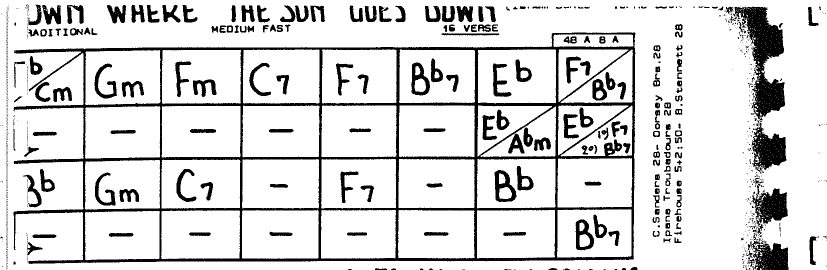
#> input picture apps/displayer/crops/110_01_DOWN_WHERE_THE_SUN_GOES_DOWN.png, 1654 x 540 px (shown at 1/2 size)
$ python melody_straightener.py ../../apps/displayer/crops
#> lines starting #> are read from the running program, lines starting #| are printed output that depends on the picture; after the words box and inside, x2 and y2 are one past the last pixel; in counts of white or black regions, pixels touching at a corner belong together
#> in process_crop, `gray = cv2.imread(path, cv2.IMREAD_GRAYSCALE)`: gray: shape (540, 1654); 85.2% white; 938 black regions (715 under 20 px), largest, box (x1, y1, x2, y2) and area: (27, 65, 1271, 528) 52912, (1465, 13, 1570, 245) 10081, (1503, 246, 1573, 347) 3900
### pipelines/chords/crop_tunes.py
#!/usr/bin/env python3
"""
crop_tunes.py  -  Crop individual jazz tunes from scanned chord-grid pages
=========================================================================

Source material: "Anthologie des grilles de jazz" style pages where several
tunes are stacked vertically. Each tune has a large hand-lettered TITLE in
capitals (NOT inside a box), a small genre/tempo sub-header, then a grid of
chord boxes, and a per-tune column of discography references on the right.

The scans are 1-bit (bilevel), ~235 ppi, with no higher-quality source.

WHAT IS RELIABLE (done automatically)
  * Splitting a page into tunes and naming them, GIVEN the book index (--index).
    The script is "index-driven": the index lists exactly which titles are on
    each printed page, so the image is only used to LOCATE each known title.
    It detects candidate title bands, then aligns the page's known titles to
    them in order. Benefits:
      - a title whose hand-lettering won't OCR is still placed by its position
        in the known sequence (e.g. between its neighbours);
      - chord rows misread as titles align to nothing and are ignored;
      - tunes with several grid blocks are not over-split;
      - the exact spelling comes from the index.
    Detection is resolution-independent (every page is normalised to a working
    width internally; crops are still saved at native resolution).

  * Without --index the script falls back to pure geometry + fuzzy OCR, which is
    much less reliable on this hand-lettering. Supplying the index is strongly
    recommended.

WHAT STILL NEEDS A GLANCE
  * Each placed title carries a confidence; low ones are flagged review=yes in
    the manifest. Titles placed purely by sequence position (OCR unreadable)
    show low confidence even when correct, so a quick scan of flagged rows is
    worthwhile. The printed PAGE NUMBER is supplied via --start-page (the index
    is keyed on it), not read from the scan.

USAGE
  Step 1  detect + crop + match titles to the index:
      python pipelines/chords/crop_tunes.py page341_Riverboat.pdf \
             --out data/chords/01_crops --start-page 340 --no-sidebar \
             --index sources/AGJ_index.pdf

  Step 2  open data/chords/01_crops/manifest.csv, check the rows with review=yes
          (fix the 'title' column only if wrong), then apply the final filenames:
      python pipelines/chords/crop_tunes.py --apply data/chords/01_crops/manifest.csv

  Process the whole book by giving each PDF its correct --start-page into the
  same --out folder; the manifest accumulates across runs.

RESUMABLE / RE-ENTRANT
  Progress is checkpointed to manifest.csv after every page (atomic write), and
  pages are extracted one at a time. If the run is cancelled or killed, just run
  the SAME command again: pages whose crops already exist are skipped and it
  continues from where it stopped. Delete a crop (or the manifest) to force the
  affected page(s) to be redone.

OPTIONS
  --index PATH       book index PDF/.txt; titles are matched to it (recommended)
  --page-window N    also match against +/-N neighbouring index pages (use 1 if
                     printed page numbers might be off by one). Default 0.
  --review-below F   flag titles with match confidence below F (default 0.55)
  --out DIR          output directory (default data/chords/01_crops)
  --start-page V     printed number of the FIRST page of each PDF ('auto' =
                     digits from the filename). Incremented per page.
  --format png|pdf   output format for crops (default png)
  --no-sidebar       crop to the chord-grid only, excluding the right-hand
                     discography column (default: include it).
  --full-width       no horizontal cropping at all: keep the full page width
                     (discography column + both margins). Vertical cuts only.
  --keep-crossref    A gridless index entry BETWEEN two tunes (a redirect line
                     such as "AH LEU CHA -> I GOT RHYTHM") is always cropped on
                     its own -- it is a real index title and must not bleed into
                     a neighbour. This flag additionally keeps a gridless entry
                     that is the LAST on the page (e.g. "X -> SEE PAGE 26"),
                     which otherwise runs over the footer. Default: skip those.
  --pad PX           padding added around each crop (default 12)
  --scale F          rescale output crops by factor F (default 1.0 = native).
  --debug            also write *_debug.png overlays showing detected regions.

MANIFEST COLUMNS
  title      final title used for the filename (from the index when matched)
  conf       match confidence 0..~1 (higher = surer)
  review     'yes' when conf is low and the title is worth a human glance
  ocr_raw    what the title OCR actually read (for debugging)
  alt_title  full index entry incl. any (parenthetical) alternate title

USAGE
  python pipelines/chords/crop_tunes.py sources/AGJ.pdf --out data/chords/01_crops \
         --start-page 7 --full-width --index sources/AGJ_index.pdf
"""
import argparse, csv, os, re, sys, subprocess, tempfile, time, shutil

_START = time.time()


def log(msg=""):
    """Print a timestamped status line immediately (unbuffered)."""
    print(f"[{time.time() - _START:6.1f}s] {msg}", flush=True)
import numpy as np
import cv2

try:
    import pytesseract
    HAVE_TESS = True
except Exception:
    HAVE_TESS = False


# [114 lines left out: functions write_png_1bit, count_pages, extract_page, pdf_page_images, not called in this run]


def to_ink(gray):
    """Return (gray_black_on_white, ink_mask) with ink=255.
    Handles the inverted-stencil polarity (white ink on black)."""
    g = gray.copy()
    if g.mean() < 110:            # mostly dark -> stencil is inverted
        g = 255 - g
    _, ink = cv2.threshold(g, 128, 255, cv2.THRESH_BINARY_INV)
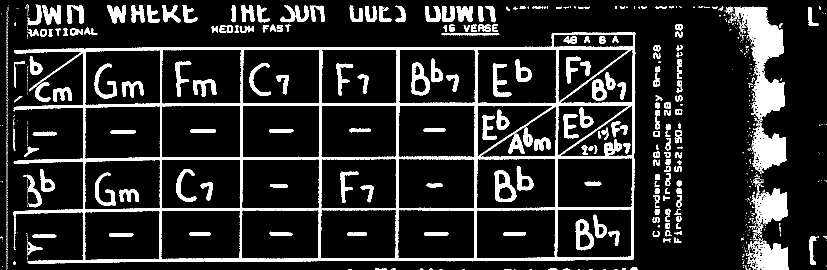
#> ink: shape (540, 1654) (shown at 1/2 size); 14.8% white; 938 white regions (715 under 20 px), largest, box (x1, y1, x2, y2) and area: (27, 65, 1271, 528) 52912, (1465, 13, 1570, 245) 10081, (1503, 246, 1573, 347) 3900
    return g, ink


def _open(mask, kx, ky):
    return cv2.morphologyEx(mask, cv2.MORPH_OPEN,
                            cv2.getStructuringElement(cv2.MORPH_RECT, (kx, ky)))


# --- chord-grid block detection (calibrated for the working width) ----------
# The 1-bit scans frequently have broken/dotted grid rules, so a long horizontal
# opening kernel (the old 150 px) erased whole rows and the grid went undetected
# -- which in turn produced bogus title bands and badly truncated crops. A
# shorter kernel + lower row threshold tolerates the breaks and recovers one
# clean block per tune. The vertical kernel stays long so hand-lettered TITLE
# strokes (~55-75 px) are never mistaken for grid rules.
_GRID_HK = 90        # min horizontal grid-rule length (px) for block detection
_GRID_VK = 85        # min vertical grid-rule length (px)
_GRID_THR = 0.06     # fraction of content width showing grid structure in a row
_GRID_CLOSE = 54     # bridge vertical gaps (px) between grid rows of one block


# [204 lines left out: functions grid_row_mask, grid_blocks_from_mask, content_x_bounds, grid_right_edge, _tallest_run, detect_tunes and 1 more, not called in this run]


# ----------------------------------------------------------------------------
# Title index (from the book's alphabetical index PDF) + fuzzy matching
# ----------------------------------------------------------------------------
from difflib import SequenceMatcher

_LEAD = re.compile(r'^(.+?)\s*\.{2,}\s*(\d{1,3})\s*$')        # TITLE .... 123
_GLUE = re.compile(r"^(.+?[A-Za-z\)\'\?!])(\d{1,3})\s*$")     # TITLE123 (no dots)
_ONLYNUM = re.compile(r'^\d{1,3}$')


# [87 lines left out: functions _index_columns, load_index, not called in this run]


def _squash(s):
    return re.sub(r"[^A-Z]", "", s.upper())


# [37 lines left out: functions _title_score, match_titles, not called in this run]


def main_title(full):
    """The part used for the filename: drop a trailing parenthetical alt-title."""
    return re.split(r'\s*\(', full, 1)[0].strip() or full


# ----------------------------------------------------------------------------
# INDEX-DRIVEN detection
# ----------------------------------------------------------------------------
# The index lists exactly which titles are on a page, in order. We detect
# candidate title bands generously, then align the known titles to those bands
# (order-preserving). Extra bands (chord rows) align to nothing; a title whose
# OCR failed is still placed by its position in the known sequence. This is far
# more robust than letting page geometry decide how many tunes exist.
# ----------------------------------------------------------------------------
# [547 lines left out: functions _grid_blocks, _title_bands, candidate_bands, align_titles_to_bands, refine_title_top, detect_indexed and 6 more, not called in this run]


# [2 lines that do not run on import are left out]

### pipelines/melody/melody_straightener.py
#!/usr/bin/env python3
"""
melody_straightener.py  -  Stage 1: staff detection & per-system straightening
===============================================================================

Stage 1 of the melody pipeline (one python file per stage; see
docs/specs/melody_digitizer_spec.md section 3). Input: per-tune crop PNGs
from `data/melody/01_crops/` (stage 0 output). Output, per tune, under
`data/melody/debug/<id>/`:

  strip_NN.png    straightened strip of system NN (band +/- PAD source rows,
                  every pixel COLUMN shifted vertically so the staff centre
                  sits on the fixed row `target`)
  overlay_NN.png  (--debug) strip with red staff lines / green space+ledger
                  dashes drawn at the persisted geometry -- the same overlay
                  style stage 4 sends to the model, here for human checking
  stage1.json     per-system geometry: band, staff x-extent, target, gap,
                  the 5 measured line y's, the warp (source staff-centre y
                  per window x, for mapping strip coords back to the source),
                  and a `flagged` verdict from the sanity check

The staves are hand-drawn with local slant AND curvature, so a global rotation
cannot level them (stage 0 already removed the page-level skew). Instead every
system is straightened per column: for 40px-wide windows every 20px the
vertical ink profile is cross-correlated with a 5-spike comb at the system's
line spacing, giving the staff-centre y as a function of x; each pixel column
is then shifted so that centre lands on `target`. All later geometry becomes
trivial: staff step of a strip y-coordinate = (target - y) / (gap/2), with
step 0 = B4 (middle line), +1 = C5, -2 = G4, ...

Sanity check per system: after straightening, the 5 line peaks of the row
profile must sit within +/-2 px of target + k*gap (k in -2..2); systems that
fail are flagged for model review in stage1.json.

USAGE
  python pipelines/melody/melody_straightener.py data/melody/01_crops/17_01_AINT_MISBEHAVIN.png --debug
  python pipelines/melody/melody_straightener.py data/melody/01_crops --limit 30
  python pipelines/melody/melody_straightener.py data/melody/01_crops/48*.png --out data/melody/debug
"""
import argparse, glob, json, os, sys, time

import numpy as np
import cv2

sys.path.insert(0, os.path.dirname(os.path.dirname(os.path.dirname(os.path.abspath(__file__)))))  # repo root

from pipelines.chords.crop_tunes import to_ink, _open, write_png_1bit
from pipelines.melody.melody_cropper import write_png

_START = time.time()


def log(msg=""):
    print(f"[{time.time() - _START:6.1f}s] {msg}", flush=True)


# ---------------------------------------------------------------------------
# Staff band detection (spec 3.1).
# ---------------------------------------------------------------------------
DARK_FRAC = 0.45       # row is a staff-line row if dark > this * page max
BAND_JOIN = 40         # line rows closer than this belong to one system
BAND_MIN_H = 60        # a 5-line system spans ~4*gap ~= 96px; drop slivers
BAND_MAX_H = 170       # ... and over-tall merges (two systems fused)


def staff_bands(ink):
    """(top, bottom) of each 5-line system, from the row-darkness histogram.

    Staff-line rows are far darker than anything else on the page (a line runs
    the full music width; lettering strokes don't), so a relative threshold on
    dark[y] finds them; rows within BAND_JOIN px merge into one band per
    system, which rides out the thickness/slant spread of hand-drawn lines."""
    dark = (ink > 0).sum(1).astype(float)
#> dark = 540 values, max 1263 at index 98, min 0 at index 0, mean 244.4
    if dark.max() == 0:
        return []
    isline = dark > DARK_FRAC * dark.max()
    H = len(isline)
#> H = 540
    bands, y = [], 0
    while y < H:
        if not isline[y]:
            y += 1
            continue
        last = y
        k = y
        while k < H:
            if isline[k]:
                last = k
            elif k - last > BAND_JOIN:
                break
            k += 1
        bands.append((y, last))
        y = k
#> this loop made 301 passes
#> after the loop, bands = [(15, 15), (95, 99), (206, 211), (314, 318), (416, 420), (517, 522)]
    return [(a, b) for (a, b) in bands if BAND_MIN_H <= b - a <= BAND_MAX_H]


# [37 lines left out: functions staff_x_extent, estimate_gap, not called in this run]


# ---------------------------------------------------------------------------
# Per-column staff-centre tracking (spec 3.2): comb cross-correlation.
# ---------------------------------------------------------------------------
WIN_W = 40             # window width for the vertical ink profile
WIN_STEP = 20          # window stride
SEARCH = 45            # comb centre searched within +/- this of the band centre
MIN_INK = 1000         # windows with less ink are unreliable -> interpolated
SMOOTH_K = 9           # median smoothing over window centres


# [8 lines left out: function _medfilt, not called in this run]


VIT_STEP = 3           # max centre change (px) between adjacent windows
VIT_LAMBDA = 0.05      # smoothness cost per squared px of change


# [76 lines left out: function track_centers, not called in this run]


# ---------------------------------------------------------------------------
# Straightening + sanity check (spec 3.2-3.3).
# ---------------------------------------------------------------------------
PAD = 100              # source rows kept above/below the band in the strip


# [17 lines left out: function straighten, not called in this run]


GAP_RANGE = (16.0, 33.0)   # plausible line spacings across the book


# [40 lines left out: function measure_lines, not called in this run]


MAX_RESIDUAL = 2.0     # spec: line peaks within +/-2 px of target + k*gap
MAX_INTERP = 0.75      # more interpolated windows than this -> untrustworthy
MAX_DRIFT = 4.0        # fitted staff centre may sit this far off the strip anchor
MIN_QUALITY = 0.40     # weakest line peak / profile max below this = no real staff
RETRACK_GAP = 1.5      # re-track when the fitted gap disagrees with the seed by this


# [82 lines left out: functions _fit_comb, process_system, draw_overlay, not called in this run]


# ---------------------------------------------------------------------------
# Stage 1 driver.
# ---------------------------------------------------------------------------
def process_crop(path, out_root, debug=False):
    """Run stage 1 on one tune crop. Returns the stage1 record (also written
    to data/melody/debug/<id>/stage1.json)."""
    tune_id = os.path.splitext(os.path.basename(path))[0]
    gray = cv2.imread(path, cv2.IMREAD_GRAYSCALE)
    if gray is None:
        log(f"  {tune_id}: could not read image")
        return None
    g, ink = to_ink(gray)
    bands = staff_bands(ink)
#> bands = []
    out_dir = os.path.join(out_root, tune_id)
    os.makedirs(out_dir, exist_ok=True)

    systems = []
    for i, band in enumerate(bands):
        strip, rec = process_system(g, ink, band, i)
        if strip is not None:
            rec["strip"] = f"strip_{i:02d}.png"
            write_png_1bit(os.path.join(out_dir, rec["strip"]), strip)
            if debug:
                vis = draw_overlay(strip, rec["target"], rec["gap"],
                                   rec["x"][0], rec["x"][1])
                write_png(os.path.join(out_dir, f"overlay_{i:02d}.png"), vis)
        systems.append(rec)
#> this loop made 0 passes
#> after the loop, systems = []

    nflag = sum(1 for s in systems if s["flagged"])
#> nflag = 0
    result = dict(source=path.replace("\\", "/"), tune_id=tune_id,
                  n_systems=len(systems), n_flagged=nflag, systems=systems)
#> result = 5 items
    with open(os.path.join(out_dir, "stage1.json"), "w", encoding="utf-8") as f:
        json.dump(result, f, indent=1)
    flags = "".join(f"\n      sys {s['idx']}: {s['reason']}"
                    for s in systems if s["flagged"])
    log(f"  {tune_id}: {len(systems)} system(s), {nflag} flagged{flags}")
    return result


def collect_inputs(inputs):
    """Positional args -> list of crop PNGs (files, globs, or directories)."""
    out = []
    for spec in inputs:
        if os.path.isdir(spec):
            out += sorted(glob.glob(os.path.join(spec, "*.png")))
        elif any(ch in spec for ch in "*?["):
            out += sorted(glob.glob(spec))
        else:
            out.append(spec)
    return out


def main():
    ap = argparse.ArgumentParser(
        description="Melody stage 1: staff detection & per-system straightening.")
    ap.add_argument("inputs", nargs="+",
                    help="crop PNG(s), glob(s), or a directory (data/melody/01_crops)")
    ap.add_argument("--out", default="data/melody/debug",
                    help="output root; strips + stage1.json go to <out>/<id>/")
    ap.add_argument("--limit", type=int, default=0,
                    help="process at most N crops (0 = all)")
    ap.add_argument("--debug", action="store_true",
                    help="also write overlay_NN.png with the staff geometry drawn")
    args = ap.parse_args()

    files = collect_inputs(args.inputs)
    if args.limit:
        files = files[:args.limit]
    log(f"melody_straightener (stage 1): {len(files)} crop(s)")
    n_sys = n_flag = n_tunes = 0
    for path in files:
        r = process_crop(path, args.out, debug=args.debug)
#> r = 5 items
        if r:
            n_tunes += 1
            n_sys += r["n_systems"]
#> n_sys = 0
            n_flag += r["n_flagged"]
#> n_flag = 0
#> pass 2 of the loop in main, `for path in files:`:
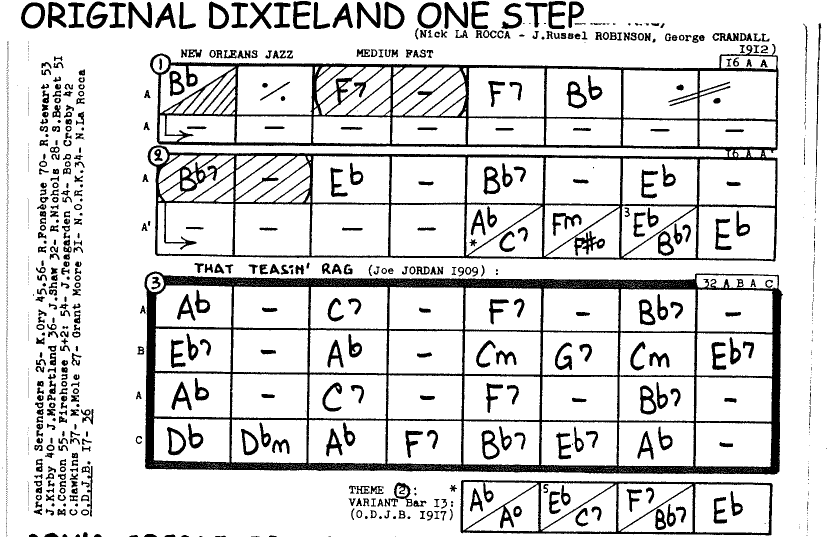
#> input picture apps/displayer/crops/315_01_ORIGINAL_DIXIELAND_ONE_STEP.png, 1654 x 1074 px (shown at 1/2 size)
#> gray: shape (1074, 1654); 84.8% white; 1407 black regions (872 under 20 px), largest, box (x1, y1, x2, y2) and area: (289, 543, 1566, 949) 75186, (295, 88, 1557, 523) 67933, (921, 960, 1546, 1071) 10022
#> in to_ink (call 2), `_, ink = cv2.threshold(g, 128, 255, cv2.THRESH_BINARY_INV)`:
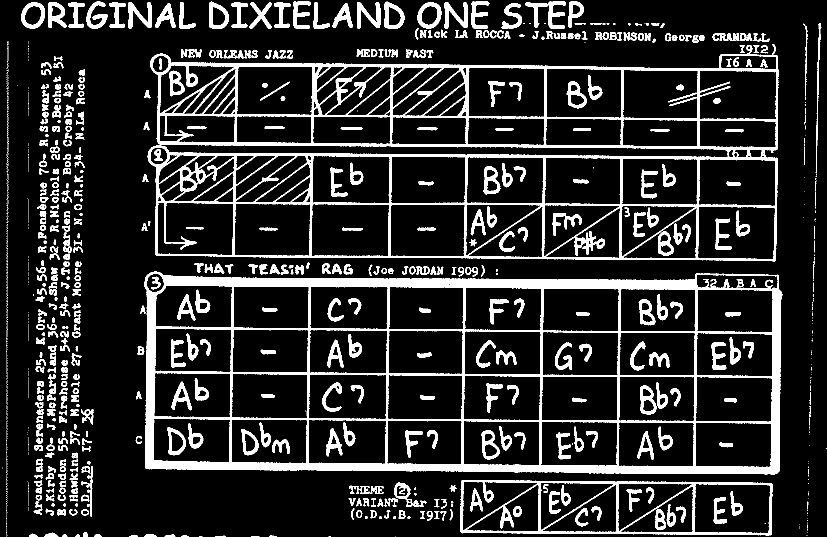
#> ink: shape (1074, 1654) (shown at 1/2 size); 15.2% white; 1407 white regions (872 under 20 px), largest, box (x1, y1, x2, y2) and area: (289, 543, 1566, 949) 75186, (295, 88, 1557, 523) 67933, (921, 960, 1546, 1071) 10022
#> the loop in staff_bands (call 2), `while y < H:` made 498 passes
    log(f"DONE  {n_tunes} tune(s), {n_sys} system(s), {n_flag} flagged "
        f"({(n_flag / n_sys * 100) if n_sys else 0:.1f}%)")


if __name__ == "__main__":
    main()
